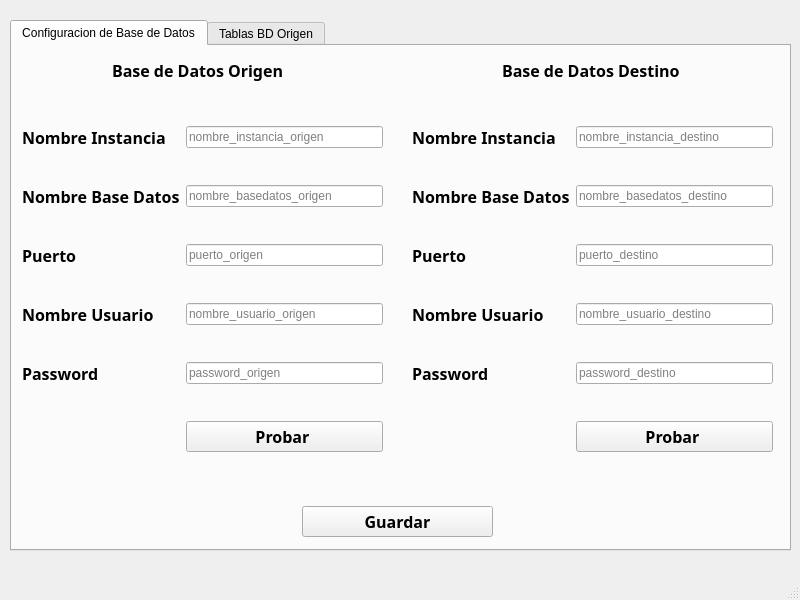
<?xml version="1.0" encoding="UTF-8"?>
<ui version="4.0">
 <class>MainWindow</class>
 <widget class="QMainWindow" name="MainWindow">
  <property name="geometry">
   <rect>
    <x>0</x>
    <y>0</y>
    <width>800</width>
    <height>600</height>
   </rect>
  </property>
  <property name="windowTitle">
   <string>MainWindow</string>
  </property>
  <widget class="QWidget" name="centralwidget">
   <widget class="QTabWidget" name="tab_container">
    <property name="geometry">
     <rect>
      <x>10</x>
      <y>20</y>
      <width>781</width>
      <height>531</height>
     </rect>
    </property>
    <property name="currentIndex">
     <number>0</number>
    </property>
    <widget class="QWidget" name="tab_1">
     <attribute name="title">
      <string>Configuracion de Base de Datos</string>
     </attribute>
     <widget class="QWidget" name="layoutWidget">
      <property name="geometry">
       <rect>
        <x>400</x>
        <y>50</y>
        <width>361</width>
        <height>391</height>
       </rect>
      </property>
      <layout class="QGridLayout" name="gridLayout_2">
       <item row="0" column="0">
        <widget class="QLabel" name="label_6">
         <property name="font">
          <font>
           <family>Courier 10 Pitch</family>
           <pointsize>12</pointsize>
           <weight>75</weight>
           <bold>true</bold>
          </font>
         </property>
         <property name="text">
          <string>Nombre Instancia</string>
         </property>
        </widget>
       </item>
       <item row="0" column="1">
        <widget class="QLineEdit" name="nombre_instancia_destino">
         <property name="placeholderText">
          <string>nombre_instancia_destino</string>
         </property>
        </widget>
       </item>
       <item row="1" column="0">
        <widget class="QLabel" name="label_7">
         <property name="font">
          <font>
           <family>Courier 10 Pitch</family>
           <pointsize>12</pointsize>
           <weight>75</weight>
           <bold>true</bold>
          </font>
         </property>
         <property name="text">
          <string>Nombre Base Datos</string>
         </property>
        </widget>
       </item>
       <item row="1" column="1">
        <widget class="QLineEdit" name="nombre_basedatos_destino">
         <property name="placeholderText">
          <string>nombre_basedatos_destino</string>
         </property>
        </widget>
       </item>
       <item row="2" column="0">
        <widget class="QLabel" name="label_8">
         <property name="font">
          <font>
           <family>Courier 10 Pitch</family>
           <pointsize>12</pointsize>
           <weight>75</weight>
           <bold>true</bold>
          </font>
         </property>
         <property name="text">
          <string>Puerto</string>
         </property>
        </widget>
       </item>
       <item row="2" column="1">
        <widget class="QLineEdit" name="puerto_destino">
         <property name="placeholderText">
          <string>puerto_destino</string>
         </property>
        </widget>
       </item>
       <item row="3" column="0">
        <widget class="QLabel" name="label_9">
         <property name="font">
          <font>
           <family>Courier 10 Pitch</family>
           <pointsize>12</pointsize>
           <weight>75</weight>
           <bold>true</bold>
          </font>
         </property>
         <property name="text">
          <string>Nombre Usuario</string>
         </property>
        </widget>
       </item>
       <item row="3" column="1">
        <widget class="QLineEdit" name="nombre_usuario_destino">
         <property name="placeholderText">
          <string>nombre_usuario_destino</string>
         </property>
        </widget>
       </item>
       <item row="4" column="0">
        <widget class="QLabel" name="label_10">
         <property name="font">
          <font>
           <family>Courier 10 Pitch</family>
           <pointsize>12</pointsize>
           <weight>75</weight>
           <bold>true</bold>
          </font>
         </property>
         <property name="text">
          <string>Password</string>
         </property>
        </widget>
       </item>
       <item row="4" column="1">
        <widget class="QLineEdit" name="password_destino">
         <property name="inputMask">
          <string/>
         </property>
         <property name="echoMode">
          <enum>QLineEdit::Password</enum>
         </property>
         <property name="placeholderText">
          <string>password_destino</string>
         </property>
        </widget>
       </item>
       <item row="5" column="1">
        <widget class="QPushButton" name="boton_probar_destino">
         <property name="font">
          <font>
           <family>Courier 10 Pitch</family>
           <pointsize>12</pointsize>
           <weight>75</weight>
           <bold>true</bold>
          </font>
         </property>
         <property name="text">
          <string>Probar </string>
         </property>
        </widget>
       </item>
      </layout>
     </widget>
     <widget class="QPushButton" name="boton_guardar_configuracion">
      <property name="geometry">
       <rect>
        <x>290</x>
        <y>460</y>
        <width>191</width>
        <height>31</height>
       </rect>
      </property>
      <property name="font">
       <font>
        <family>Courier 10 Pitch</family>
        <pointsize>12</pointsize>
        <weight>75</weight>
        <bold>true</bold>
       </font>
      </property>
      <property name="text">
       <string>Guardar</string>
      </property>
     </widget>
     <widget class="QLabel" name="label_11">
      <property name="geometry">
       <rect>
        <x>100</x>
        <y>10</y>
        <width>201</width>
        <height>29</height>
       </rect>
      </property>
      <property name="font">
       <font>
        <family>Courier 10 Pitch</family>
        <pointsize>12</pointsize>
        <weight>75</weight>
        <bold>true</bold>
       </font>
      </property>
      <property name="text">
       <string>Base de Datos Origen</string>
      </property>
     </widget>
     <widget class="QLabel" name="label_12">
      <property name="geometry">
       <rect>
        <x>490</x>
        <y>10</y>
        <width>221</width>
        <height>29</height>
       </rect>
      </property>
      <property name="font">
       <font>
        <family>Courier 10 Pitch</family>
        <pointsize>12</pointsize>
        <weight>75</weight>
        <bold>true</bold>
       </font>
      </property>
      <property name="text">
       <string>Base de Datos Destino</string>
      </property>
     </widget>
     <widget class="QWidget" name="">
      <property name="geometry">
       <rect>
        <x>10</x>
        <y>50</y>
        <width>361</width>
        <height>391</height>
       </rect>
      </property>
      <layout class="QGridLayout" name="gridLayout">
       <item row="0" column="1">
        <widget class="QLineEdit" name="nombre_instancia_origen">
         <property name="autoFillBackground">
          <bool>false</bool>
         </property>
         <property name="placeholderText">
          <string>nombre_instancia_origen</string>
         </property>
        </widget>
       </item>
       <item row="1" column="1">
        <widget class="QLineEdit" name="nombre_basedatos_origen">
         <property name="placeholderText">
          <string>nombre_basedatos_origen</string>
         </property>
        </widget>
       </item>
       <item row="1" column="0">
        <widget class="QLabel" name="label_2">
         <property name="font">
          <font>
           <family>Courier 10 Pitch</family>
           <pointsize>12</pointsize>
           <weight>75</weight>
           <bold>true</bold>
          </font>
         </property>
         <property name="text">
          <string>Nombre Base Datos</string>
         </property>
        </widget>
       </item>
       <item row="3" column="0">
        <widget class="QLabel" name="label_4">
         <property name="font">
          <font>
           <family>Courier 10 Pitch</family>
           <pointsize>12</pointsize>
           <weight>75</weight>
           <bold>true</bold>
          </font>
         </property>
         <property name="text">
          <string>Nombre Usuario</string>
         </property>
        </widget>
       </item>
       <item row="5" column="1">
        <widget class="QPushButton" name="boton_probar_origen">
         <property name="font">
          <font>
           <family>Courier 10 Pitch</family>
           <pointsize>12</pointsize>
           <weight>75</weight>
           <bold>true</bold>
          </font>
         </property>
         <property name="text">
          <string>Probar </string>
         </property>
        </widget>
       </item>
       <item row="4" column="0">
        <widget class="QLabel" name="label_5">
         <property name="font">
          <font>
           <family>Courier 10 Pitch</family>
           <pointsize>12</pointsize>
           <weight>75</weight>
           <bold>true</bold>
          </font>
         </property>
         <property name="text">
          <string>Password</string>
         </property>
        </widget>
       </item>
       <item row="2" column="0">
        <widget class="QLabel" name="label_3">
         <property name="font">
          <font>
           <family>Courier 10 Pitch</family>
           <pointsize>12</pointsize>
           <weight>75</weight>
           <bold>true</bold>
          </font>
         </property>
         <property name="text">
          <string>Puerto</string>
         </property>
        </widget>
       </item>
       <item row="3" column="1">
        <widget class="QLineEdit" name="nombre_usuario_origen">
         <property name="placeholderText">
          <string>nombre_usuario_origen</string>
         </property>
        </widget>
       </item>
       <item row="0" column="0">
        <widget class="QLabel" name="label">
         <property name="font">
          <font>
           <family>Courier 10 Pitch</family>
           <pointsize>12</pointsize>
           <weight>75</weight>
           <bold>true</bold>
          </font>
         </property>
         <property name="text">
          <string>Nombre Instancia</string>
         </property>
        </widget>
       </item>
       <item row="4" column="1">
        <widget class="QLineEdit" name="password_origen">
         <property name="inputMask">
          <string/>
         </property>
         <property name="echoMode">
          <enum>QLineEdit::Password</enum>
         </property>
         <property name="placeholderText">
          <string>password_origen</string>
         </property>
        </widget>
       </item>
       <item row="2" column="1">
        <widget class="QLineEdit" name="puerto_origen">
         <property name="placeholderText">
          <string>puerto_origen</string>
         </property>
        </widget>
       </item>
      </layout>
     </widget>
     <zorder>lineEdit_2</zorder>
     <zorder>label_5</zorder>
     <zorder>label_3</zorder>
     <zorder>pushButton</zorder>
     <zorder>lineEdit_4</zorder>
     <zorder>label_4</zorder>
     <zorder>label</zorder>
     <zorder>lineEdit_5</zorder>
     <zorder>label_2</zorder>
     <zorder>lineEdit</zorder>
     <zorder>lineEdit_3</zorder>
     <zorder>nombre_basedatos_origen</zorder>
     <zorder>label_2</zorder>
     <zorder>password_origen</zorder>
     <zorder>label_3</zorder>
     <zorder>label_4</zorder>
     <zorder>puerto_origen</zorder>
     <zorder>boton_probar_origen</zorder>
     <zorder>nombre_usuario_origen</zorder>
     <zorder>nombre_instancia_origen</zorder>
     <zorder>label_5</zorder>
     <zorder>label</zorder>
     <zorder>layoutWidget</zorder>
     <zorder>boton_guardar_configuracion</zorder>
     <zorder>label_11</zorder>
     <zorder>label_12</zorder>
    </widget>
    <widget class="QWidget" name="tab_2">
     <attribute name="title">
      <string>Tablas BD Origen</string>
     </attribute>
     <widget class="QLabel" name="label_23">
      <property name="geometry">
       <rect>
        <x>230</x>
        <y>20</y>
        <width>291</width>
        <height>31</height>
       </rect>
      </property>
      <property name="font">
       <font>
        <family>Courier 10 Pitch</family>
        <pointsize>14</pointsize>
        <weight>75</weight>
        <bold>true</bold>
       </font>
      </property>
      <property name="text">
       <string>Tablas BD Origen</string>
      </property>
      <property name="alignment">
       <set>Qt::AlignCenter</set>
      </property>
     </widget>
     <widget class="QWidget" name="">
      <property name="geometry">
       <rect>
        <x>70</x>
        <y>70</y>
        <width>621</width>
        <height>341</height>
       </rect>
      </property>
      <layout class="QGridLayout" name="gridLayout_3">
       <item row="2" column="1" colspan="2">
        <widget class="QPushButton" name="boton_hacia_derecha">
         <property name="font">
          <font>
           <family>Courier 10 Pitch</family>
           <pointsize>12</pointsize>
           <weight>75</weight>
           <bold>true</bold>
          </font>
         </property>
         <property name="text">
          <string>&gt;&gt;</string>
         </property>
        </widget>
       </item>
       <item row="0" column="0" colspan="2">
        <widget class="QLabel" name="label_13">
         <property name="font">
          <font>
           <family>Courier 10 Pitch</family>
           <pointsize>14</pointsize>
           <weight>75</weight>
           <bold>true</bold>
          </font>
         </property>
         <property name="text">
          <string>Sin Replicar</string>
         </property>
         <property name="alignment">
          <set>Qt::AlignCenter</set>
         </property>
        </widget>
       </item>
       <item row="3" column="1" rowspan="2" colspan="2">
        <widget class="QPushButton" name="boton_hacia_izquierda">
         <property name="font">
          <font>
           <family>Courier 10 Pitch</family>
           <pointsize>12</pointsize>
           <weight>75</weight>
           <bold>true</bold>
          </font>
         </property>
         <property name="text">
          <string>&lt;&lt;</string>
         </property>
        </widget>
       </item>
       <item row="4" column="0">
        <widget class="QLabel" name="label_21">
         <property name="font">
          <font>
           <family>Courier 10 Pitch</family>
           <pointsize>11</pointsize>
           <weight>75</weight>
           <bold>true</bold>
          </font>
         </property>
         <property name="text">
          <string>Item 4</string>
         </property>
         <property name="alignment">
          <set>Qt::AlignCenter</set>
         </property>
        </widget>
       </item>
       <item row="3" column="0">
        <widget class="QLabel" name="label_17">
         <property name="font">
          <font>
           <family>Courier 10 Pitch</family>
           <pointsize>11</pointsize>
           <weight>75</weight>
           <bold>true</bold>
          </font>
         </property>
         <property name="text">
          <string>Item 3</string>
         </property>
         <property name="alignment">
          <set>Qt::AlignCenter</set>
         </property>
        </widget>
       </item>
       <item row="2" column="0">
        <widget class="QLabel" name="label_16">
         <property name="font">
          <font>
           <family>Courier 10 Pitch</family>
           <pointsize>11</pointsize>
           <weight>75</weight>
           <bold>true</bold>
          </font>
         </property>
         <property name="text">
          <string>Item 2</string>
         </property>
         <property name="alignment">
          <set>Qt::AlignCenter</set>
         </property>
        </widget>
       </item>
       <item row="5" column="2" colspan="2">
        <widget class="QPushButton" name="boton_cancelar">
         <property name="font">
          <font>
           <family>Courier 10 Pitch</family>
           <pointsize>12</pointsize>
           <weight>75</weight>
           <bold>true</bold>
          </font>
         </property>
         <property name="text">
          <string>Cancelar</string>
         </property>
        </widget>
       </item>
       <item row="3" column="3">
        <widget class="QLabel" name="label_20">
         <property name="font">
          <font>
           <family>Courier 10 Pitch</family>
           <pointsize>11</pointsize>
           <weight>75</weight>
           <bold>true</bold>
          </font>
         </property>
         <property name="text">
          <string>Item 3</string>
         </property>
         <property name="alignment">
          <set>Qt::AlignCenter</set>
         </property>
        </widget>
       </item>
       <item row="5" column="0" colspan="2">
        <widget class="QPushButton" name="boton_guardar">
         <property name="font">
          <font>
           <family>Courier 10 Pitch</family>
           <pointsize>12</pointsize>
           <weight>75</weight>
           <bold>true</bold>
          </font>
         </property>
         <property name="text">
          <string>Guardar</string>
         </property>
        </widget>
       </item>
       <item row="1" column="0">
        <widget class="QLabel" name="label_15">
         <property name="font">
          <font>
           <family>Courier 10 Pitch</family>
           <pointsize>11</pointsize>
           <weight>75</weight>
           <bold>true</bold>
          </font>
         </property>
         <property name="text">
          <string>Item 1</string>
         </property>
         <property name="alignment">
          <set>Qt::AlignCenter</set>
         </property>
        </widget>
       </item>
       <item row="2" column="3">
        <widget class="QLabel" name="label_18">
         <property name="font">
          <font>
           <family>Courier 10 Pitch</family>
           <pointsize>11</pointsize>
           <weight>75</weight>
           <bold>true</bold>
          </font>
         </property>
         <property name="text">
          <string>Item 2</string>
         </property>
         <property name="alignment">
          <set>Qt::AlignCenter</set>
         </property>
        </widget>
       </item>
       <item row="4" column="3">
        <widget class="QLabel" name="label_22">
         <property name="font">
          <font>
           <family>Courier 10 Pitch</family>
           <pointsize>11</pointsize>
           <weight>75</weight>
           <bold>true</bold>
          </font>
         </property>
         <property name="text">
          <string>Item 4</string>
         </property>
         <property name="alignment">
          <set>Qt::AlignCenter</set>
         </property>
        </widget>
       </item>
       <item row="1" column="3">
        <widget class="QLabel" name="label_19">
         <property name="font">
          <font>
           <family>Courier 10 Pitch</family>
           <pointsize>11</pointsize>
           <weight>75</weight>
           <bold>true</bold>
          </font>
         </property>
         <property name="text">
          <string>Item 1</string>
         </property>
         <property name="alignment">
          <set>Qt::AlignCenter</set>
         </property>
        </widget>
       </item>
       <item row="0" column="2" colspan="2">
        <widget class="QLabel" name="label_14">
         <property name="font">
          <font>
           <family>Courier 10 Pitch</family>
           <pointsize>14</pointsize>
           <weight>75</weight>
           <bold>true</bold>
          </font>
         </property>
         <property name="text">
          <string>Replicando</string>
         </property>
         <property name="alignment">
          <set>Qt::AlignCenter</set>
         </property>
         <property name="buddy">
          <cstring></cstring>
         </property>
        </widget>
       </item>
      </layout>
     </widget>
    </widget>
   </widget>
  </widget>
  <widget class="QMenuBar" name="menubar">
   <property name="geometry">
    <rect>
     <x>0</x>
     <y>0</y>
     <width>800</width>
     <height>25</height>
    </rect>
   </property>
  </widget>
  <widget class="QStatusBar" name="statusbar"/>
 </widget>
 <resources/>
 <connections/>
</ui>
